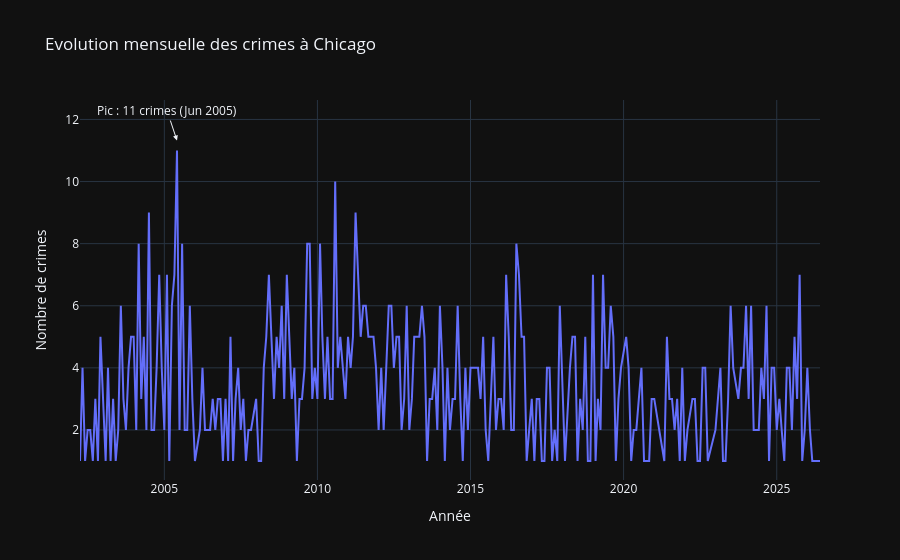

Notebook cell for this chart:
### Code cell
# Fonction de visualisation de l'évolution mensuelle des crimes
# Input : dataframe mensuel avec colonnes YearMonth et Crime_Count
# Output : figure Plotly

def plot_monthly_crimes(monthly):
    # Trouver le mois avec le plus de crimes
    idx_max = monthly["Crime_Count"].idxmax()
    pic = monthly.loc[idx_max]
    
    plot = px.line(
        monthly,
        x="YearMonth",
        y="Crime_Count",
        title="Evolution mensuelle des crimes à Chicago",
        labels={"YearMonth": "Année", "Crime_Count": "Nombre de crimes"}
    )
    
    # Annoter le pic maximum sur le graphique
    plot.add_annotation(
        x=pic["YearMonth"],
        y=pic["Crime_Count"],
        text=f"Pic : {pic['Crime_Count']} crimes ({pic['YearMonth'].strftime('%b %Y')})",
        showarrow=True,
        arrowhead=2,
        yshift=10
    )
    return plot

fig_monthly = plot_monthly_crimes(monthly)
fig_monthly.show()

### Figure 1 — Plotly figure (JSON) as saved in the notebook; plotly's stock layout.template omitted (floating-point values rounded to 4 significant figures; data arrays with more than 128 entries replaced by an {"elided": "..."} marker saying what was removed)
{"data": [{"hovertemplate": "Année=%{x}<br>Nombre de crimes=%{y}<extra></extra>", "legendgroup": "", "line": {"color": "#636efa", "dash": "solid"}, "marker": {"symbol": "circle"}, "mode": "lines", "name": "", "orientation": "v", "showlegend": false, "x": {"elided": "276 str values"}, "xaxis": "x", "y": {"elided": "276 int values"}, "yaxis": "y", "type": "scatter"}], "layout": {"xaxis": {"anchor": "y", "domain": [0.0, 1.0], "title": {"text": "Année"}}, "yaxis": {"anchor": "x", "domain": [0.0, 1.0], "title": {"text": "Nombre de crimes"}}, "legend": {"tracegroupgap": 0}, "title": {"text": "Evolution mensuelle des crimes à Chicago"}, "annotations": [{"arrowhead": 2, "showarrow": true, "text": "Pic : 11 crimes (Jun 2005)", "x": "2005-06-01T00:00:00", "y": 11, "yshift": 10}]}}
